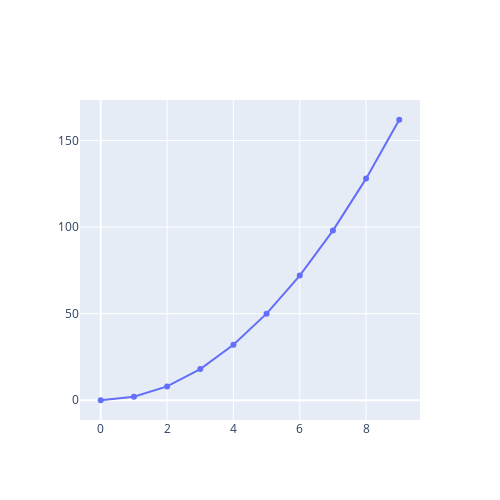

Notebook code cell kept with this figure:
### Code cell
pl(x,p.value)

### Figure 1 — Plotly figure (JSON) as saved in the notebook; plotly's stock layout.template omitted (floating-point values rounded to 4 significant figures)
{"data": [{"name": "Quadratic", "type": "scatter", "x": [0, 1, 2, 3, 4, 5, 6, 7, 8, 9], "y": [0, 2, 8, 18, 32, 50, 72, 98, 128, 162]}], "layout": {"height": 500, "width": 500, "xaxis": {"autorange": true, "range": [-0.6256, 9.626], "type": "linear"}, "yaxis": {"autorange": true, "range": [-11.41, 173.4], "type": "linear"}}}
